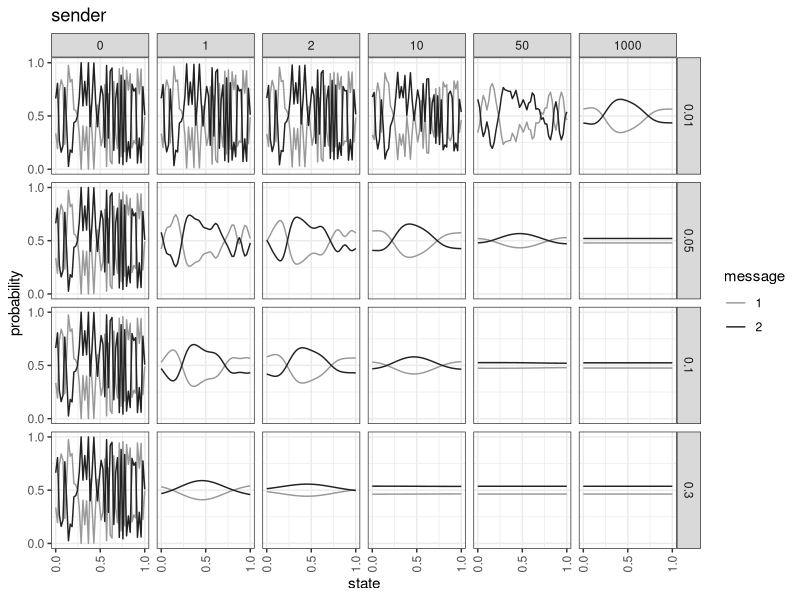
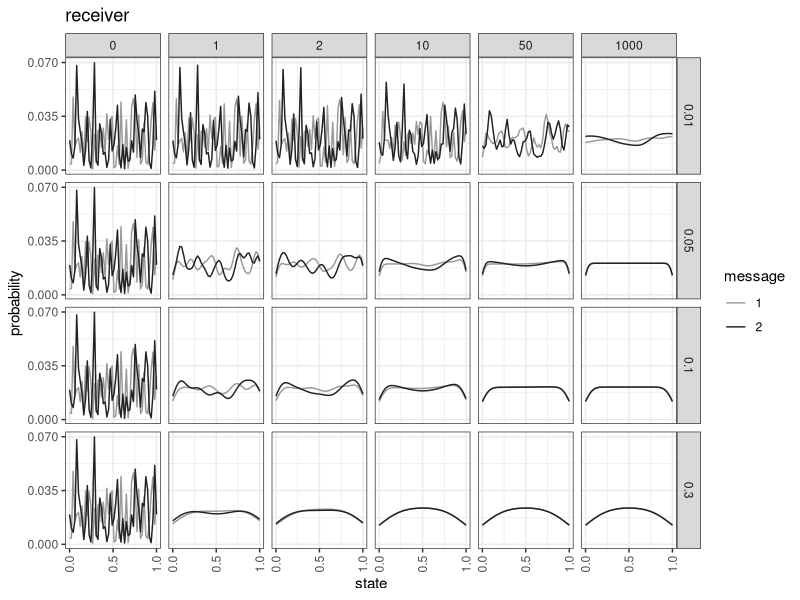
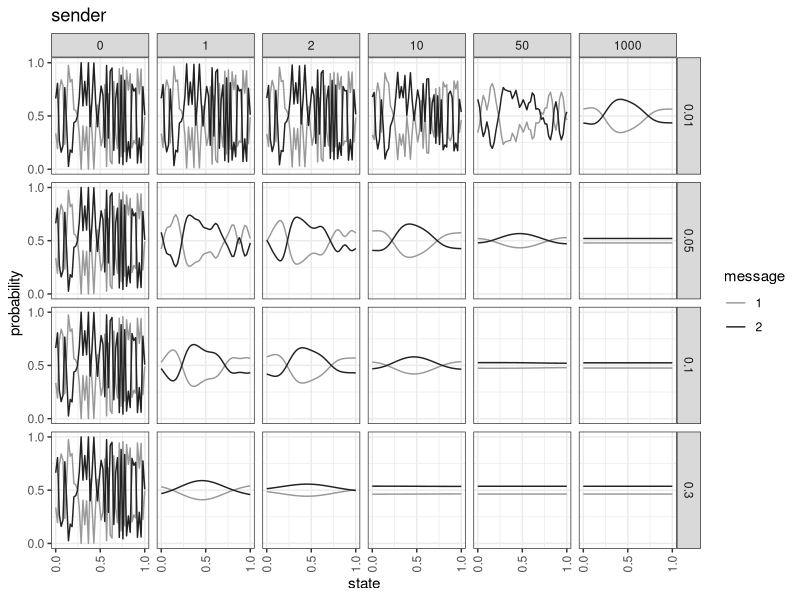
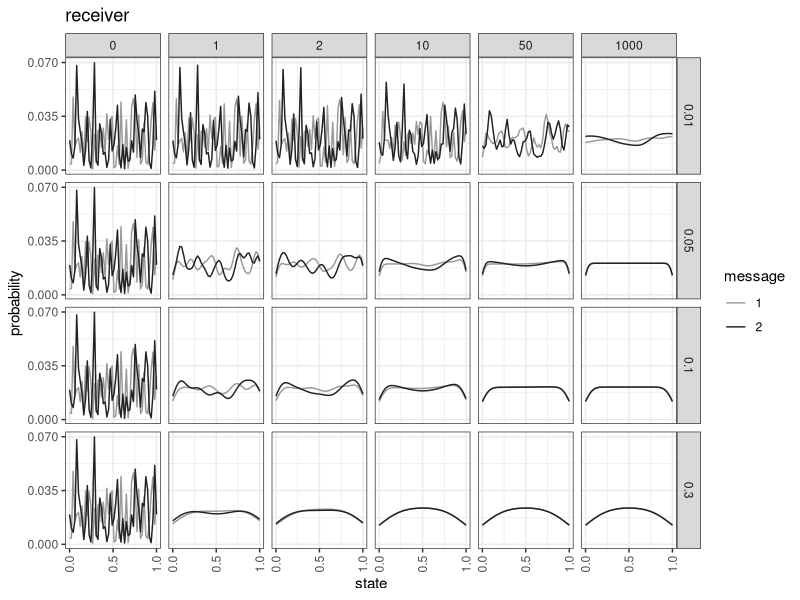

Generate these figures, in order, with R: (Note: this script raises an error after producing the figures.)
## ---- chunk 1
library(MCMCpack) # for Dirichlet distribution
library(ggplot2)
library(reshape2)
theme_set(theme_bw())
greyPalette = c("#999999", "#222222", "#999999", "#000000", "#999999", "#000000", "#999999", "#000000")
# source('~/Desktop/data/svn/programming/R/fuzzy-action/dev.r')
## ---- chunk 2
alpha= 0.1
rounds = 10000
ns = 60
nm = 2

get.states = function(ns){
  return(seq(from=0,to=1,length.out = ns))
}

states = get.states(ns)

get.confusion.matrix = function(states,alpha){
  ns = length(states)
  if (alpha <= 0){
    return(diag(rep(1,ns)))
  }
  C = matrix(0,nrow=ns, ncol=ns)
  for (i in 1:ns){
    for (j in 1:ns){
      C[i,j] = exp( - (states[i]-states[j])^2 / (alpha^2) )
    }
  }
  return(prop.table(C,1))
}

C = get.confusion.matrix(states,alpha)

## ---- chunk 3

get.nbr = function(response,noise.matrix){
    if (dim(noise.matrix)[1] == dim(response)[2]){  # receiver part
        return(response %*% noise.matrix)
    }
    if (dim(noise.matrix)[2] == dim(response)[1]){  # sender part
        return(noise.matrix %*% response)
    }
}

## ---- chunk 4
power = function(C,n){
  # this could be improved for speed
  if (n <=1){
    return(C)
  }
  else{
    if (n %% 2 ==0){
      X = power(C,n/2)
      return(X%*%X)
    }
    else{
      return(C%*%power(C,n-1))
    }
  }
}
## ---- chunk 5

ns = 50
nm = 2
rounds = c(1,2,10,50,1000)
alphas = c(0.01,0.05,0.1,0.3)

plotSender = function(ns,nm,alphas,rounds){
  sen = rdirichlet(ns,rep(1,nm))
  senDF = data.frame(state = 0,
                     message = 0,
                     round = 0,
                     alpha = 0,
                     probability = 0)

  for (alpha in alphas){
    C = get.confusion.matrix(get.states(ns),alpha)
    newDF = data.frame(state = rep(get.states(ns),nm),
                       message = rep(1:2,each=ns),
                       round = rep(0,ns*nm),
                       alpha = rep(alpha,ns*nm),
                       probability = as.vector(sen))
    for (r in rounds){
      newC = power(C,r)
      newSen = get.nbr(sen,newC)
      newDF2 = data.frame(state = rep(get.states(ns),nm),
                          message = rep(1:2,each=ns),
                          round = rep(r,ns*nm),
                          alpha = rep(alpha,ns*nm),
                          probability = as.vector(newSen))
      newDF = rbind(newDF,newDF2)                   
      }
    senDF = rbind(senDF,newDF)
  }
  senDF = senDF[-1,]
  senDF$message = factor(senDF$message)
  senDF$alpha = factor(senDF$alpha)
  p = ggplot(senDF,aes(x = state, y = probability, color = message)) + 
      geom_line() + facet_grid(alpha~round) +
                                          scale_colour_manual(values=greyPalette) +
      ggtitle("sender") +
      scale_x_continuous(breaks=seq(0,1,1/2)) +
      theme(axis.text.x  = element_text(angle=90, vjust=0.5)) + 
      scale_y_continuous(breaks=seq(0,1,1/2))
      
  return(p)
}

plotReceiver = function(ns,nm,alphas,rounds){
  rec = rdirichlet(nm,rep(1,ns))
  recDF = data.frame(state = 0,
                     message = 0,
                     round = 0,
                     alpha = 0,
                     probability = 0)

  for (alpha in alphas){
    C = get.confusion.matrix(get.states(ns),alpha)
    newDF = data.frame(state = rep(get.states(ns),nm),
                       message = rep(1:2,each=ns),
                       round = rep(0,ns*nm),
                       alpha = rep(alpha,ns*nm),
                       probability = as.vector(t(rec)))
    for (r in rounds){
      newC = power(C,r)
      newRec = get.nbr(rec,newC)
      newDF2 = data.frame(state = rep(get.states(ns),nm),
                          message = rep(1:2,each=ns),
                          round = rep(r,ns*nm),
                          alpha = rep(alpha,ns*nm),
                          probability = as.vector(t(newRec)))
      newDF = rbind(newDF,newDF2)                   
      }
    recDF = rbind(recDF,newDF)
  }
  recDF = recDF[-1,]
  recDF$message = factor(recDF$message)
  recDF$alpha = factor(recDF$alpha)
  p = ggplot(recDF,aes(x = state, y = probability, color = message)) + 
       geom_line() + facet_grid(alpha~round) +
                                          scale_colour_manual(values=greyPalette) +
      scale_x_continuous(breaks=seq(0,1,1/2)) +
      ggtitle("receiver") +
      theme(axis.text.x  = element_text(angle=90, vjust=0.5)) + 
      scale_y_continuous(breaks=seq(0,round(max(recDF$probability),2),round(max(recDF$probability),2)/2))
  return(p)
}

pSen = plotSender(ns,nm,alphas,rounds)
pRec = plotReceiver(ns,nm,alphas,rounds)
show(pSen)
show(pRec)

ggsave(pSen, file = "paper/plots/confusion_sender.pdf", width = 7, height = 4)

ggsave(pRec, file = "paper/plots/confusion_receiver.pdf", width = 7, height = 4)

## ---- chunk 6

sen = rdirichlet(ns,rep(1,nm))

plotSender(sen)
plotSender(get.nbr(sen,C))
plotSender(get.nbr(get.nbr(sen,C),C))

sys.exit()

# rec = rdirichlet(nm,rep(1,ns))




## ---- chunk 7

sen = rdirichlet(ns,rep(1,nm))
rec = rdirichlet(nm,rep(1,ns))

CPower = power(C,rounds)
show(CPower)

sen = CPower %*% sen
show(sen)

rec = rec %*% CPower  
show(rec)
